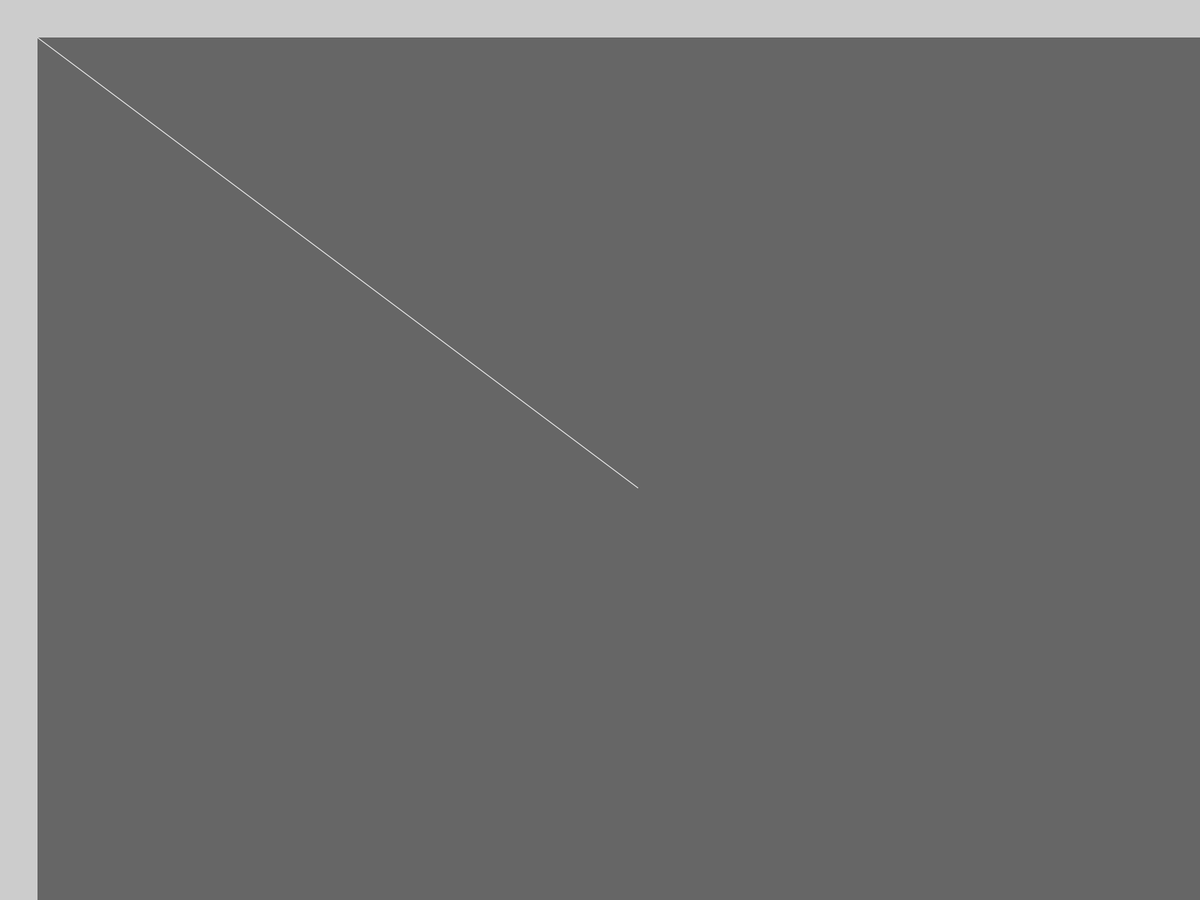
Frame 1 (no input)
Frame 60 (the mouse pressed at the canvas centre just before this capture): identical to frame 1, image omitted
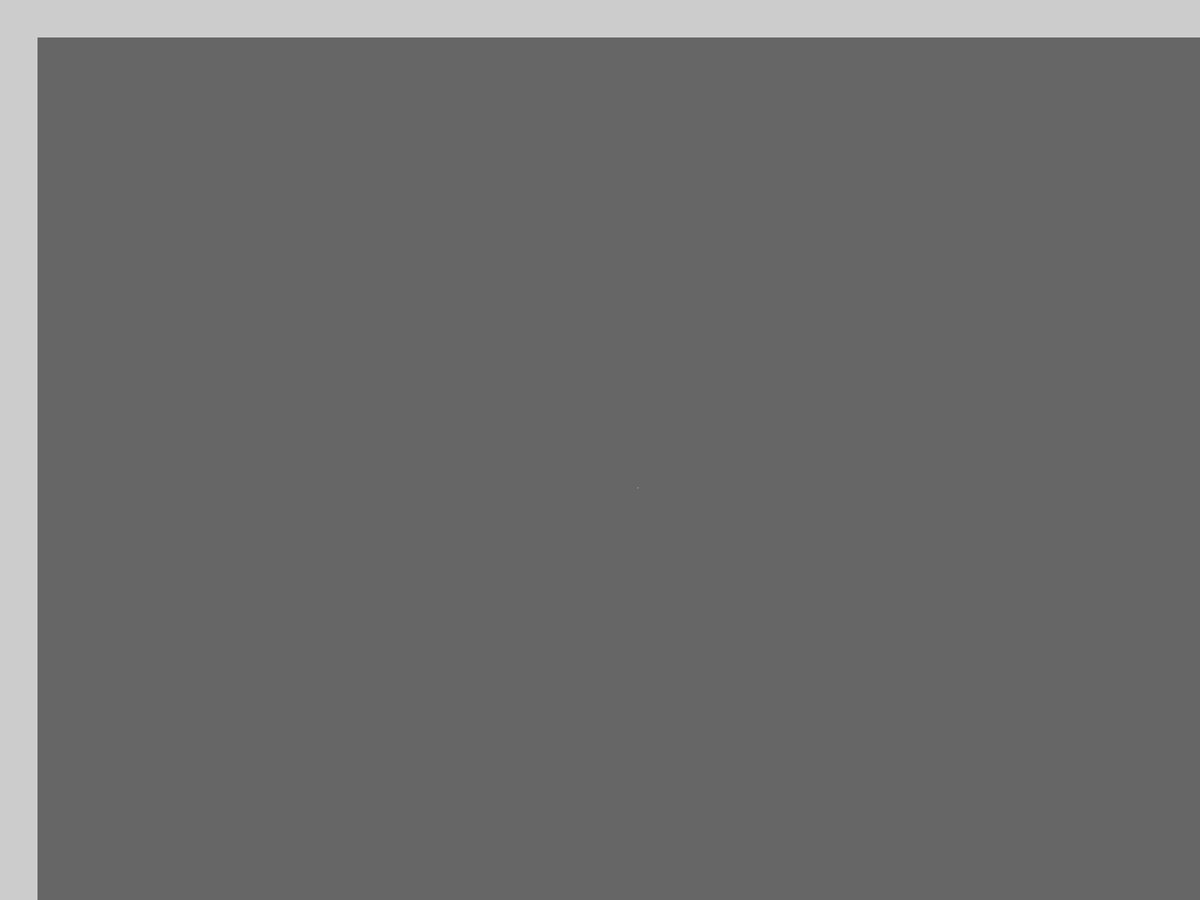
Frame 120 (the mouse held since frame 60 and released just before this capture)

The Processing sketch that drew these frames (run headless with seeded random() and noise(); from frame 60 on, the mouse is pressed at the canvas centre):

// Processing sketch: buffertest
// ── buffertest.pde
PGraphics pg;

void setup() {
  //size(200, 200);
  fullScreen();
  pg = createGraphics(displayWidth, displayHeight);
}

void draw() {
  pg.beginDraw();
  pg.background(102);
  pg.stroke(255);
  pg.line(pg.width*0.5, pg.height*0.5, mouseX, mouseY);
  pg.endDraw();
  image(pg, 50, 50); 
}
